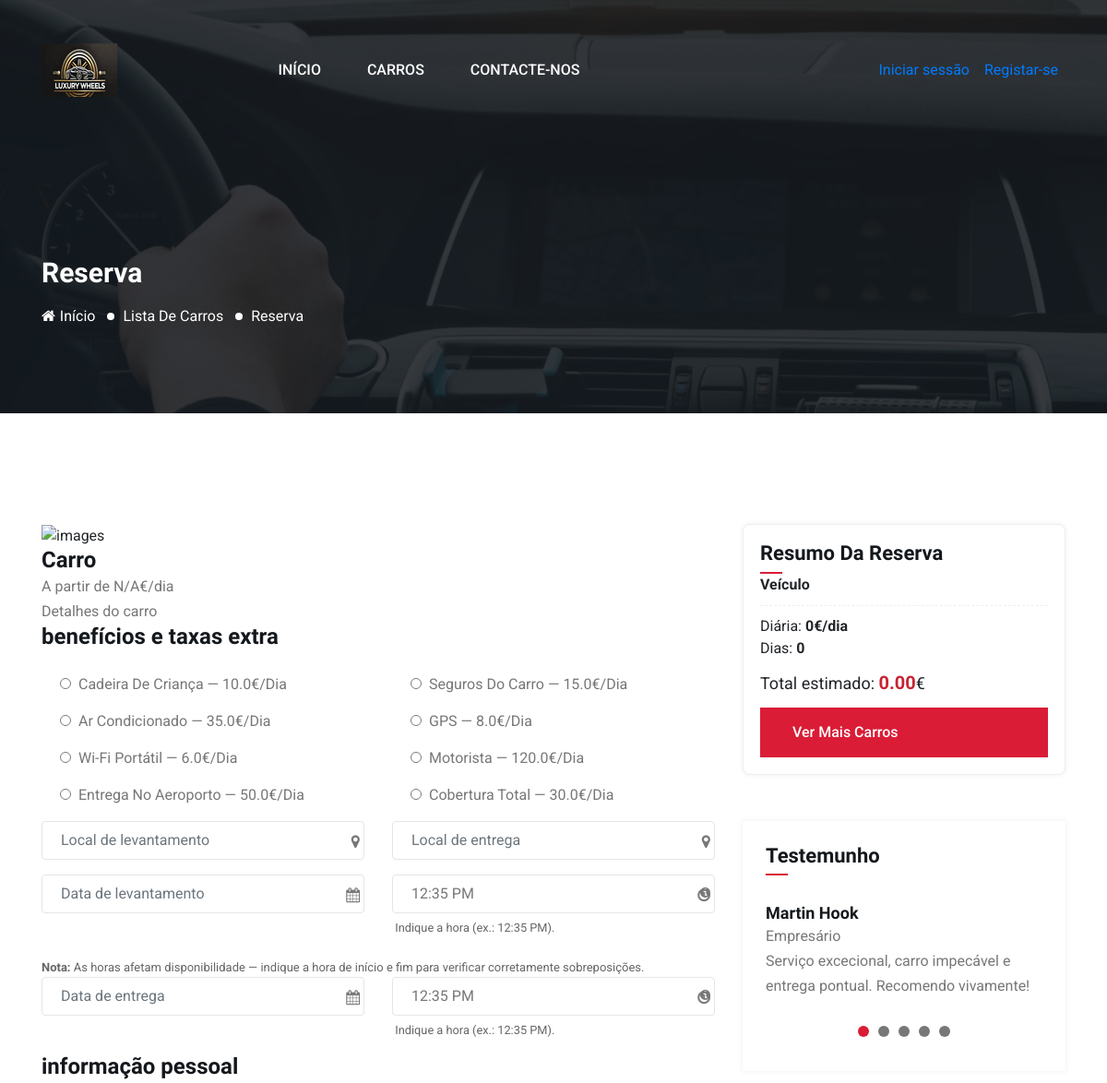
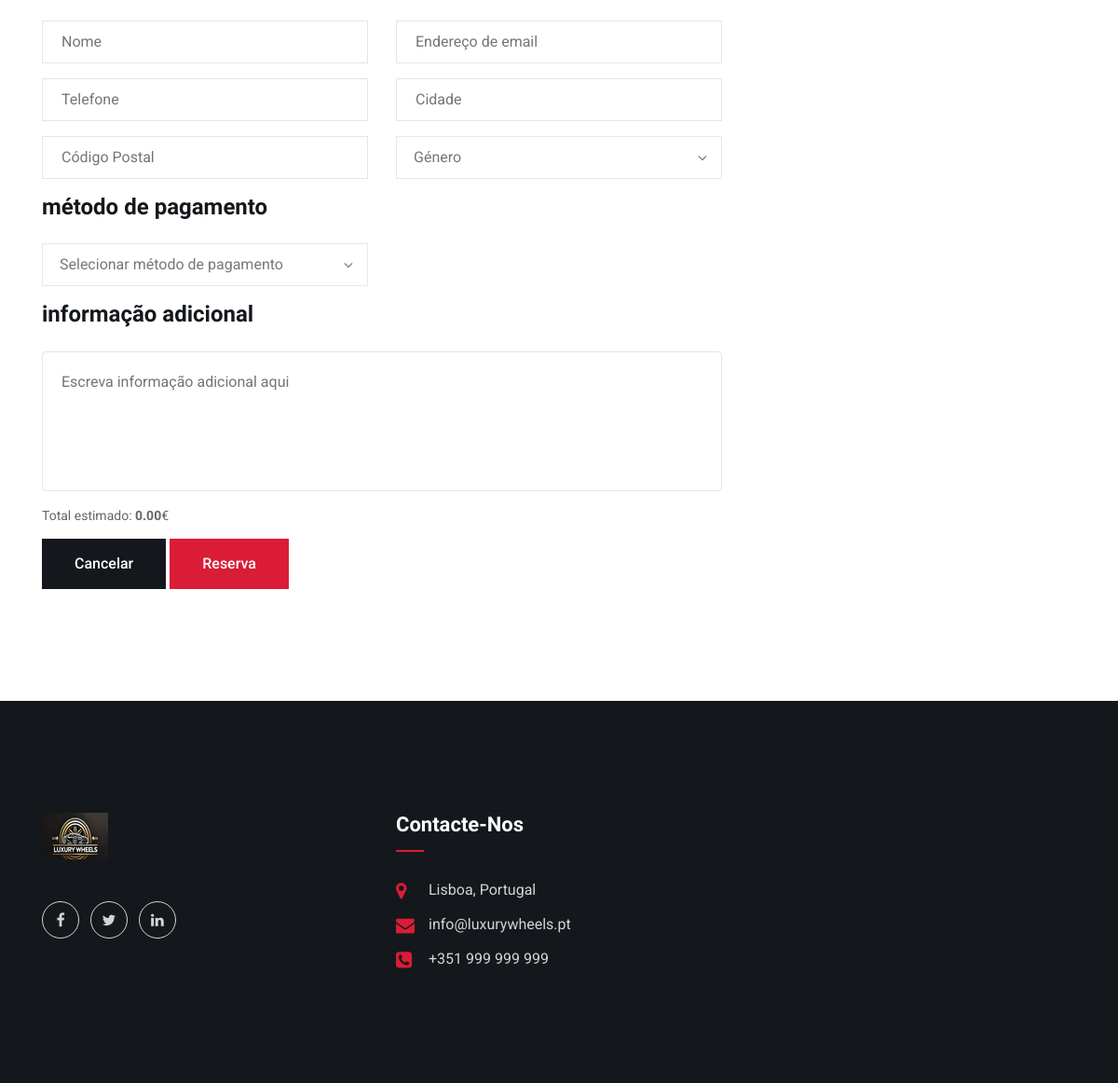
Screenshot of /reservation with the database file from the repository (2 pictures, top to bottom).
### models/Reservation_Extra.py (models this page shows)
class ReservationExtra(db.Model):
    __tablename__ = "Reservation_Extra"
    idExtra = db.Column(db.Integer, primary_key=True)
    name = db.Column(db.String, nullable=False)
    dailyPrice = db.Column(db.Float, nullable=False, default=0)
    isActive = db.Column(db.Integer, default=1)
    def to_dict(self):
        return {
            "id": self.idExtra,
            "name": self.name,
            "dailyPrice": self.dailyPrice,
        }

### models/Testimonial.py (models this page shows)
class Testimonial(db.Model):
    __tablename__ = "Testimonial"
    idTestimonial = db.Column(db.Integer, primary_key=True)
    name = db.Column(db.String, nullable=False)
    designation = db.Column(db.String)
    description = db.Column(db.String, nullable=False)
    imageUrl = db.Column(db.String)
    isActive = db.Column(db.Integer, default=1)
    def to_dict(self):
        return {
            "id": self.idTestimonial,
            "name": self.name,
            "designation": self.designation,
            "description": self.description,
            "imageUrl": self.imageUrl,
        }

### routes/reservations.py (the view, shortened to what this page needs)
@bp.route("/reservation", methods=["GET"])
def reservation():
    vehicle_id = request.args.get("vehicle_id")
    vehicle = Vehicle.query.get(vehicle_id) if vehicle_id else None
    start_date = None
    end_date = None
    start_raw = request.args.get("startDate")
    end_raw = request.args.get("endDate")
    start_time_raw = request.args.get("startTime")
    end_time_raw = request.args.get("endTime")
    try:
        from datetime import date
        from utils import parse_time
        if start_raw:
            sd = date.fromisoformat(start_raw)
        else:
            sd = None
        if end_raw:
            ed = date.fromisoformat(end_raw)
        else:
            ed = None
        st = None
        et = None
        try:
            if start_time_raw:
                st = parse_time(start_time_raw)
        except Exception:
            st = None
        try:
            if end_time_raw:
                et = parse_time(end_time_raw)
        except Exception:
            et = None
        if sd and not ed:
            from datetime import timedelta
            ed = sd + timedelta(days=1)
        if ed and not sd:
            from datetime import timedelta
            sd = ed - timedelta(days=1)
        start_date = sd
        end_date = ed
        from datetime import datetime, time as dt_time
        start_dt = None
        end_dt = None
        if sd is not None:
            start_dt = datetime.combine(sd, st if st else dt_time.min)
        if ed is not None:
            end_dt = datetime.combine(ed, et if et else dt_time.min)
    except Exception as e:
        logging.debug("Invalid date/time filter provided: %s", e)
        start_date = None
        end_date = None
    if vehicle_id and not vehicle:
        flash("Veículo não encontrado.", "modal-error")
        return redirect(url_for("vehicles.list_view"))
    vehicle_available = True
    payment_methods = [p.to_dict() for p in PaymentMethod.query.all()]
    extras = [e.to_dict() for e in ReservationExtra.query.filter_by(isActive=1).all()]
    vehicles_q = Vehicle.query.all()
    vehicles = []
    for v in vehicles_q:
        try:
            a_start = start_dt if start_dt and end_dt else start_date
            a_end = end_dt if start_dt and end_dt else end_date
            if a_start and a_end:
                if not v.is_available(a_start, a_end):
                    continue
        except Exception as e:
            logging.exception("Error validating vehicle availability for list")
            continue
        vehicles.append(v.to_dict())
    testimonials = [t.to_dict() for t in Testimonial.query.filter_by(isActive=1).all()]
    return render_template(
        "reservation.html",
        title="Reserva",
        vehicle=vehicle,
        payment_methods=payment_methods,
        extras=extras,
        vehicles=vehicles,
        startDate=start_raw,
        endDate=end_raw,
        startTime=start_time_raw,
        endTime=end_time_raw,
        testimonials=testimonials,
        vehicle_available=vehicle_available,
    )

### app.py (called while the page is built, shortened)
@app.context_processor
def inject_current_user():
    from flask import session
    user = None
    user_id = session.get("user_id")
    return {
        "current_user": user,
        "is_logged_in": bool(user_id),
    }

### models/Payment_Method.py (called while the page is built)
    def to_dict(self):
        return {"id": self.idPaymentMethod, "methodName": self.methodName}

### templates/reservation.html (shortened to what this page needs)
<!doctype html>
<html lang="en">
  <head>
    <link href="assets/css/fontawesome.min.css" rel="stylesheet" />
    <link href="assets/css/bootstrap.min.css" rel="stylesheet" />
    <link href="assets/css/lightcase.css" rel="stylesheet" />
    <link href="assets/css/animate.css" rel="stylesheet" />
    <link href="assets/css/nice-select.css" rel="stylesheet" />
    <link href="assets/css/datepicker.min.css" rel="stylesheet" />
    <link href="assets/css/wickedpicker.min.css" rel="stylesheet" />
    <link href="assets/css/jquery-ui.min.css" rel="stylesheet" />
    <link href="assets/css/owl.carousel.min.css" rel="stylesheet" />
    <link href="assets/css/main.css" rel="stylesheet" />
  </head>
  <body>
    {% include 'partials/navbar.html' %} {% include 'partials/flash.html' %}
    <section class="inner-page-banner bg_img overlay-3" data-background="assets/images/inner-page-bg.jpg">
      <div class="container">
        <div class="row">
          <div class="col-md-12">
            <h2 class="page-title">reserva</h2>
            <ol class="page-list">
              <li>
                <a href="{{ url_for('home') }}"><i class="fa fa-home"></i>Início</a>
              </li>
              <li><a href="#0">lista de carros</a></li>
              <li>reserva</li>
            </ol>
          </div>
        </div>
      </div>
    </section>
    <section class="reserva-section pt-120 pb-120">
      <div class="container">
        <div class="row">
          <div class="col-lg-8">
            <div class="reserva-details-area">
              <div class="thumb">
                <img alt="images" src="{{ url_for('static', filename='images/cars/' ~ (vehicle.imageUrl or 'b1.jpg')) }}" />
              </div>
              <div class="content">
                <div class="content-block">
                  <h3 class="car-name">{{ vehicle.model if vehicle else 'Carro' }}</h3>
                  <span class="price">A partir de {{ vehicle.dailyRate if vehicle else 'N/A' }}€/dia</span>
                  <p>{{ vehicle_desc or 'Detalhes do carro' }}</p>
                </div>
                <form class="reserva-form" method="post" action="{{ url_for('reservations.reserve') }}" data-daily-rate="{{ vehicle.dailyRate if vehicle else 0 }}" novalidate>
                  <div class="content-block">
                    <h3 class="title">benefícios e taxas extra</h3>
                    <div class="row">
                      {% for e in extras %}
                      <div class="col-lg-6">
                        <div class="form-group form-check">
                          <label class="form-check-label" for="extra_{{ e.id }}"> {{ e.name }}{% if e.dailyPrice > 0 %} — {{ e.dailyPrice }}€/dia{% endif %} </label>
                        </div>
                      </div>
                      {% endfor %}
                    </div>
                  </div>
                  <div class="row">
                    <div class="form-group col-md-6">
                      <i class="fa fa-map-marker"></i>
                      <input class="form-control has-icon" name="startLocation" placeholder="Local de levantamento" type="text" />
                    </div>
                    <div class="form-group col-md-6">
                      <i class="fa fa-map-marker"></i>
                      <input class="form-control has-icon" name="endLocation" placeholder="Local de entrega" type="text" />
                    </div>
                    <div class="form-group col-md-6">
                      <i class="fa fa-calendar"></i>
                      <input class="form-control has-icon datepicker-here" data-language="pt" name="startDate" id="startDate" placeholder="Data de levantamento" type="text" value="{{ startDate or '' }}" />
                    </div>
                    <div class="form-group col-md-6">
                      <i class="fa fa-clock-o"></i>
                      <input class="form-control has-icon timepicker" name="startTime" placeholder="Hora de levantamento" type="text" value="{{ startTime or '' }}" />
                      <small style="display: block; color: #666; margin-top: 6px">
                        <i class="fa fa-info-circle" title="A hora determina o instante exato de início; a disponibilidade é calculada por data+hora."></i>
                        &nbsp;Indique a hora (ex.: 12:35 PM).
                      </small>
                    </div>
                    <div class="col-12" style="font-size: 13px; color: #666; margin-top: 8px"><strong>Nota:</strong> As horas afetam disponibilidade — indique a hora de início e fim para verificar corretamente sobreposições.</div>
                    <div class="form-group col-md-6">
                      <i class="fa fa-calendar"></i>
                      <input class="form-control has-icon datepicker-here" data-language="pt" name="endDate" id="endDate" placeholder="Data de entrega" type="text" value="{{ endDate or '' }}" />
                    </div>
                    <div class="form-group col-md-6">
                      <i class="fa fa-clock-o"></i>
                      <input class="form-control has-icon timepicker" name="endTime" placeholder="Hora de entrega" type="text" value="{{ endTime or '' }}" />
                      <small style="display: block; color: #666; margin-top: 6px">
                        <i class="fa fa-info-circle" title="A hora determina o instante exato de fim; a disponibilidade é calculada por data+hora."></i>
                        &nbsp;Indique a hora (ex.: 12:35 PM).
                      </small>
                    </div>
                  </div>
                  <div class="content-block">
                    <h3 class="title">informação pessoal</h3>
                    <div class="row">
                      <div class="col-lg-6 form-group">
                        <input name="name" placeholder="Nome" type="text" required />
                      </div>
                      <div class="col-lg-6 form-group">
                        <input name="email" placeholder="Endereço de email" type="email" required />
                      </div>
                      <div class="col-lg-6 form-group">
                        <input name="phone" placeholder="Telefone" type="tel" />
                      </div>
                      <div class="col-lg-6 form-group">
                        <input name="city" placeholder="Cidade" type="text" />
                      </div>
                      <div class="col-lg-6 form-group">
                        <input name="postal_code" placeholder="Código Postal" type="text" />
                      </div>
                      <div class="col-lg-6 form-group">
                      </div>
                    </div>
                  </div>
                  <div class="content-block">
                    <h3 class="title">método de pagamento</h3>
                    <div class="row">
                      <div class="col-lg-6 form-group">
                      </div>
                    </div>
                  </div>
                  <div class="content-block">
                    <h3 class="title">informação adicional</h3>
                    <div class="row">
                      <div class="col-lg-12 form-group">
                        <textarea name="notes" class="form-control" placeholder="Escreva informação adicional aqui"></textarea>
                      </div>
                      <div class="col-lg-12">
                        <div style="margin-bottom: 14px; color: #666; font-size: 14px">Total estimado: <strong id="reservation-total_inline">0.00</strong>€</div>
                        <button class="cmn-btn bg-black" type="reset">Cancelar</button>
                        {% if vehicle and not vehicle_available %}
                        <button class="cmn-btn" type="button" disabled>Indisponível</button>
                        <div class="text-danger mt-2">Veículo indisponível para as datas selecionadas.</div>
                        {% else %} {% if is_logged_in %}
                        <button class="cmn-btn" type="submit">reserva</button>
                        {% else %}
                        <a class="cmn-btn" href="{{ url_for('users.login') }}">reserva</a>
                        {% endif %} {% endif %}
                      </div>
                    </div>
                  </div>
                </form>
              </div>
            </div>
          </div>
          <div class="col-lg-4">
            <aside class="sidebar">
              <div class="widget" style="border: 1px solid #eee; padding: 18px; border-radius: 8px">
                <h4 class="widget-title">Resumo da reserva</h4>
                <div style="display: flex; flex-direction: column; gap: 10px">
                  <div>
                    <strong>{{ vehicle.brand.name if vehicle and vehicle.brand else '' }} {{ vehicle.model if vehicle else 'Veículo' }}</strong>
                  </div>
                  <div style="border-top: 1px dashed #eee; padding-top: 10px">
                    <div>Diária: <strong>{{ vehicle.dailyRate if vehicle else '0' }}€/dia</strong></div>
                    <div>Dias: <strong id="reservation-days">0</strong></div>
                    <div style="font-size: 18px; margin-top: 8px">Total estimado: <span id="reservation-total" style="font-size: 20px; font-weight: 700; color: #c82333">0.00</span>€</div>
                  </div>
                  <a class="cmn-btn" href="{{ url_for('vehicles.list_view') }}">Ver mais carros</a>
                </div>
              </div>
              {% include 'partials/testimonial_slider.html' %}
            </aside>
          </div>
        </div>
      </div>
    </section>
    {% include 'partials/footer.html' %}
  </body>
</html>

### templates/partials/testimonial_slider.html (shortened to what this page needs)
<div class="widget widget-testemunho">
  <h4 class="widget-title">Testemunho</h4>
  <div class="widget-body">
    <div class="testimonial-slider owl-carousel">
      {% for t in testimonials %}
      <div class="item testemunho-item">
        <div class="testemunho-item--header">
          <div class="content">
            <h6 class="name">{{ t.name }}</h6>
            <span class="designation">{{ t.designation }}</span>
          </div>
        </div>
        <div class="testemunho-item--body">
          <p>{{ t.description }}</p>
        </div>
      </div>
      {% endfor %}
    </div>
  </div>
</div>

### rows the page displays
ReservationExtra: name "Cadeira De Criança", dailyPrice "10.0"
ReservationExtra: name "Seguros Do Carro", dailyPrice "15.0"
ReservationExtra: name "Ar Condicionado", dailyPrice "35.0"
ReservationExtra: name "GPS", dailyPrice "8.0"
ReservationExtra: name "Wi-Fi Portátil", dailyPrice "6.0"
ReservationExtra: name "Motorista", dailyPrice "120.0"
ReservationExtra: name "Entrega No Aeroporto", dailyPrice "50.0"
ReservationExtra: name "Cobertura Total", dailyPrice "30.0"
Testimonial: name "Martin Hook", designation "Empresário", description "Serviço excecional, carro impecável e entrega pontual. Recomendo vivamente!"

### other values shown
{{ vehicle.model if vehicle else 'Carro' }} "Carro"
{{ vehicle.dailyRate if vehicle else 'N/A' }} "N/A"
{{ vehicle_desc or 'Detalhes do carro' }} "Detalhes do carro"
{{ vehicle.model if vehicle else 'Veículo' }} "Veículo"
{{ vehicle.dailyRate if vehicle else '0' }} "0"
